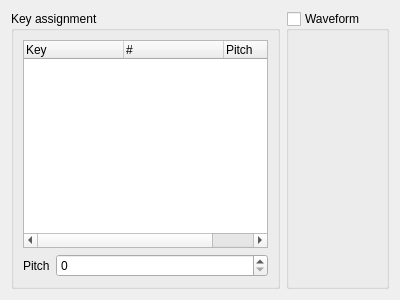
<?xml version="1.0" encoding="UTF-8"?>
<ui version="4.0">
 <class>InstrumentEditorDrumkitForm</class>
 <widget class="QWidget" name="InstrumentEditorDrumkitForm">
  <property name="geometry">
   <rect>
    <x>0</x>
    <y>0</y>
    <width>400</width>
    <height>300</height>
   </rect>
  </property>
  <property name="windowTitle">
   <string notr="true"/>
  </property>
  <layout class="QHBoxLayout" name="horizontalLayout">
   <item>
    <widget class="QGroupBox" name="keyGroupBox">
     <property name="title">
      <string>Key assignment</string>
     </property>
     <layout class="QVBoxLayout" name="verticalLayout">
      <item>
       <widget class="QTreeWidget" name="keyTreeWidget">
        <property name="rootIsDecorated">
         <bool>false</bool>
        </property>
        <property name="uniformRowHeights">
         <bool>true</bool>
        </property>
        <column>
         <property name="text">
          <string>Key</string>
         </property>
        </column>
        <column>
         <property name="text">
          <string>#</string>
         </property>
        </column>
        <column>
         <property name="text">
          <string>Pitch</string>
         </property>
        </column>
       </widget>
      </item>
      <item>
       <layout class="QFormLayout" name="formLayout">
        <item row="0" column="0">
         <widget class="QLabel" name="pitchLabel">
          <property name="text">
           <string>Pitch</string>
          </property>
         </widget>
        </item>
        <item row="0" column="1">
         <widget class="QSpinBox" name="pitshSpinBox"/>
        </item>
       </layout>
      </item>
     </layout>
    </widget>
   </item>
   <item>
    <widget class="QGroupBox" name="waveGroupBox">
     <property name="title">
      <string>Waveform</string>
     </property>
     <property name="checkable">
      <bool>true</bool>
     </property>
     <property name="checked">
      <bool>false</bool>
     </property>
     <layout class="QHBoxLayout" name="horizontalLayout_2">
      <item>
       <widget class="ADPCMWaveformEditor" name="waveEditor" native="true"/>
      </item>
     </layout>
    </widget>
   </item>
  </layout>
 </widget>
 <customwidgets>
  <customwidget>
   <class>ADPCMWaveformEditor</class>
   <extends>QWidget</extends>
   <header>gui/instrument_editor/adpcm_waveform_editor.hpp</header>
   <container>1</container>
  </customwidget>
 </customwidgets>
 <resources/>
 <connections/>
</ui>
